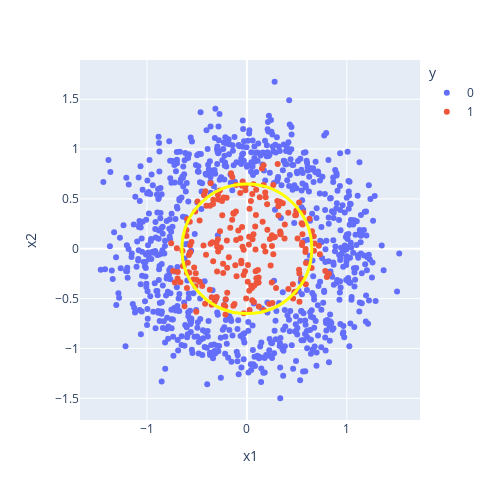

The code cell stored with this chart in its notebook:
### Code cell
fig = px.scatter(df.sample(1_000), x="x1", y="x2", color="y", hover_data=["r"])
boundary = (1 + radius) / 2
fig.add_shape(
    type="circle",
    xref="x",
    yref="y",
    x0=-boundary,
    y0=-boundary,
    x1=boundary,
    y1=boundary,
    line_color="Yellow",
    line_width=3,
)
fig.update_layout(width=500, height=500)
fig.show()

### Figure 1 — Plotly figure (JSON) as saved in the notebook; plotly's stock layout.template omitted (floating-point values rounded to 4 significant figures; data arrays with more than 128 entries replaced by an {"elided": "..."} marker saying what was removed)
{"data": [{"customdata": {"elided": "794x1 float values"}, "hovertemplate": "y=0<br>x1=%{x}<br>x2=%{y}<br>r=%{customdata[0]}<extra></extra>", "legendgroup": "0", "marker": {"color": "#636efa", "symbol": "circle"}, "mode": "markers", "name": "0", "orientation": "v", "showlegend": true, "type": "scatter", "x": {"elided": "794 float values"}, "xaxis": "x", "y": {"elided": "794 float values"}, "yaxis": "y"}, {"customdata": {"elided": "206x1 float values"}, "hovertemplate": "y=1<br>x1=%{x}<br>x2=%{y}<br>r=%{customdata[0]}<extra></extra>", "legendgroup": "1", "marker": {"color": "#EF553B", "symbol": "circle"}, "mode": "markers", "name": "1", "orientation": "v", "showlegend": true, "type": "scatter", "x": {"elided": "206 float values"}, "xaxis": "x", "y": {"elided": "206 float values"}, "yaxis": "y"}], "layout": {"height": 500, "legend": {"title": {"text": "y"}, "tracegroupgap": 0}, "margin": {"t": 60}, "shapes": [{"line": {"color": "Yellow", "width": 3}, "type": "circle", "x0": -0.65, "x1": 0.65, "xref": "x", "y0": -0.65, "y1": 0.65, "yref": "y"}], "width": 500, "xaxis": {"anchor": "y", "domain": [0, 1], "title": {"text": "x1"}}, "yaxis": {"anchor": "x", "domain": [0, 1], "title": {"text": "x2"}}}}
